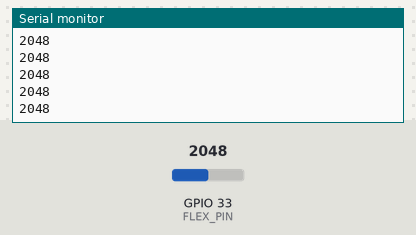
The sketch below on a simulated ESP32. On the bench: the last lines printed to the serial monitor. The inputs (shaded band) are chosen by the test bench; at power-on: GPIO 33 (FLEX_PIN) = 2048.

Above: at 1.2 s.
1.3 s: GPIO 33 (FLEX_PIN) set to 2866
At 2.0 s:
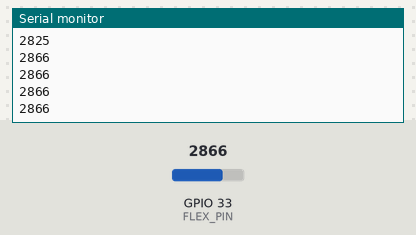
2.8 s: GPIO 33 (FLEX_PIN) set to 3603
At 3.8 s:
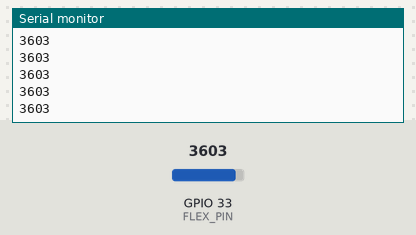
Timing chart, 0 to 5.8 s (numbered marks = the images above; inputs shaded):
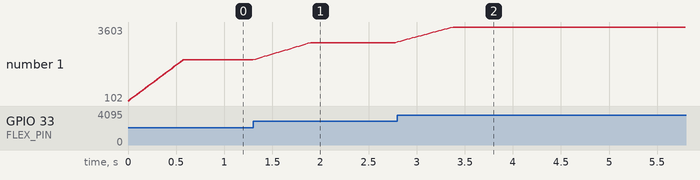

The sketch:

esp32_flex_sensor.ino
```cpp
/*
 * Sensing Elbow Sleeve — ESP32 Firmware (Final Stable Build)

 * Wiring:
 *   Flex Sensor  → GPIO33 (D33) to GND
 *   32 kΩ Resistor → 3.3 V to GPIO33
 *   Capacitor    → GPIO33 to GND  (noise filter)
 *
 * Board   : ESP32 Dev Module
 * Baud    : 115200
 * Pin     : D33
 *
 * Output  : Smoothed 12-bit ADC count printed over UART every ~30 ms.
 *           Open Arduino Serial Monitor OR connect MATLAB to the COM port.
 */

const int FLEX_PIN   = 33;
const int windowSize = 20;   // Moving-average window (samples)

int  readings[windowSize];
int  readIndex = 0;
long total     = 0;

void setup() {
  Serial.begin(115200);
  pinMode(FLEX_PIN, INPUT);

  // Initialise circular buffer to zero
  for (int i = 0; i < windowSize; i++) readings[i] = 0;
}

void loop() {
  // --- Moving Average Filter ---
  total               = total - readings[readIndex];  // Remove oldest sample
  readings[readIndex] = analogRead(FLEX_PIN);          // Read new sample
  total               = total + readings[readIndex];  // Add new sample
  readIndex           = (readIndex + 1) % windowSize; // Advance circular pointer

  int averageRaw = total / windowSize;

  // Transmit smoothed ADC value over UART to MATLAB
  Serial.println(averageRaw);

  delay(30);   // ~33 Hz sampling rate
}
```

Measured:
- after the input at 1.3 s, the serial monitor: prints a new line at once (image 1)
- after the input at 2.8 s, the serial monitor: prints a new line at once (image 2)
- plotted number 1: 2048 → 2866 after the input at 1.3 s, 2866 → 3603 after the input at 2.8 s
